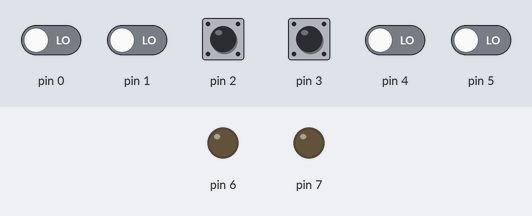
Bench run of a sketch on a simulated Arduino Uno, built with avr-gcc and run on an emulated ATmega328P. On the bench: output pins drawn as LEDs (lit = HIGH). The inputs (shaded band) are chosen by the test bench; at power-on: pin 2, pin 3 HIGH, pin 0, pin 1, pin 4, pin 5 LOW.

Above: at 5.0 s.
5.1 s: pin 2 pulled LOW for 0.15 s
At 6.3 s:
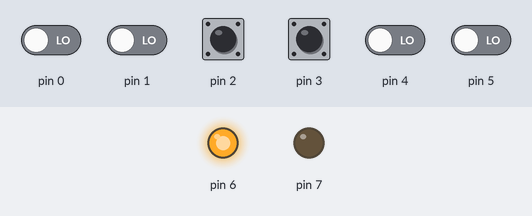
6.7 s: pin 3 pulled LOW for 0.15 s
At 7.5 s:
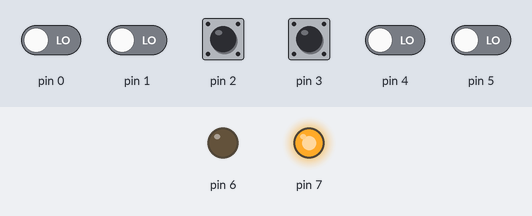
8.3 s: pin 3 pulled LOW for 1 s
At 8.7 s:
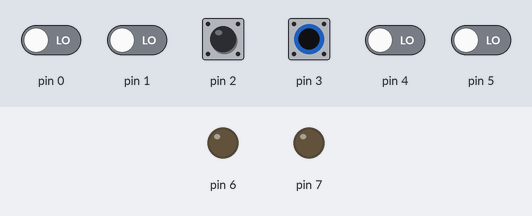
10.8 s: pin 2 pulled LOW for 1 s
At 11.8 s:
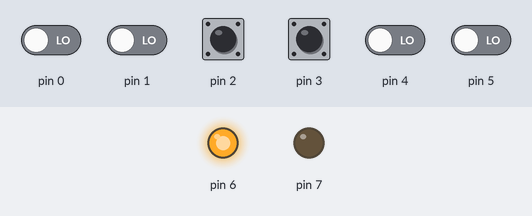
Timing chart, 0 to 13.8 s (numbered marks = the images above; inputs shaded):
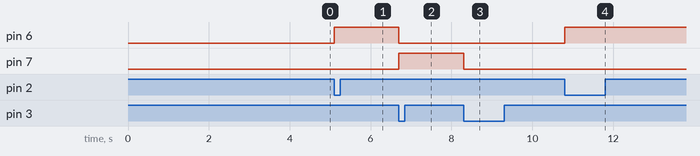

Measured:
- after the input at 5.1 s, pin 6: LOW → HIGH at once
- after the input at 6.7 s, pin 6: HIGH → LOW at once; pin 7: LOW → HIGH at once
- after the input at 8.3 s, pin 7: HIGH → LOW at once
- after the input at 10.8 s, pin 6: LOW → HIGH at once

The sketch:

ledred_green.ino
```cpp
int main(){
  DDRB &=~ (1<<2) | (1<<3);//entrada
  PORTD |= (1<<PD2) | (1<<PD3); //pullup
  DDRD |= (1<<6) | (1<<7);//saida

  EICRA |= (1<< ISC01) | (1<< ISC11);//interrompe ao descer
  EIMSK |= (1<< INT0) | (1<< INT1);// configura que os dois pinos tem interrupcao
  sei(); //habilita as interrupções
  while(1){
  }
}

ISR(INT1_vect){//vermelho
  PORTD ^= (1<<7);//troca o estado do vermelho
  if (!(PIND &(1<<3))){//apaga o verde se tiver ligado
    PORTD &=~(1<<6);
  }
}

ISR(INT0_vect){//verde
  if(!(PIND & (1<<2)) & !(PORTD & (1<<7))){//se foi pressionado e se o vermelho ta apagado
    PORTD ^= (1<<6);//troca o estado do verde
  }
}
```
